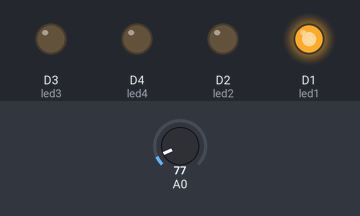
Bench run of a sketch on a simulated ESP8266 (NodeMCU). Shown: output pins drawn as LEDs (lit = HIGH). The test bench sets the inputs (shaded band); at power-on: A0 = 77. What the sketch prints to the serial monitor is not drawn.

Above: at 2.7 s.
2.8 s: A0 set to 126
12.9 s: A0 set to 148
At 22.2 s:
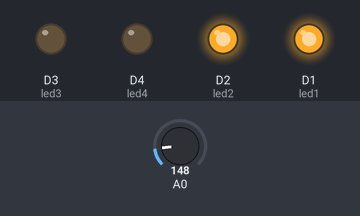
23.3 s: A0 set to 183
33.4 s: A0 set to 208
At 42.4 s:
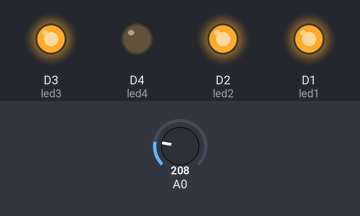
43.5 s: A0 set to 46
At 52.5 s:
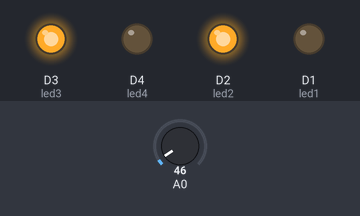
Timing chart, 0 to 54.0 s (numbered marks = the images above; inputs shaded):
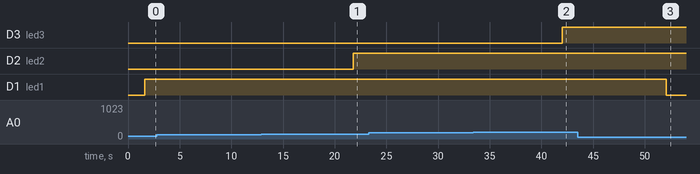

The sketch:

volt.ino
```cpp
 //********************* LM35 data show in Adafruit.io cloud*********************
#include "config.h"
//#include<dht.h>
//dht DHT;
int led1 = D1;
int led2 = D2;
int led3 = D3;
int led4 = D4;
String g = " ";
AdafruitIO_Feed *potet = io.feed("potet");

void setup() {

  Serial.begin(115200);
  pinMode(A0,INPUT);
  pinMode(led1,OUTPUT);
  pinMode(led2,OUTPUT);
  pinMode(led3,OUTPUT);
  pinMode(led4,OUTPUT);
  digitalWrite(led1,LOW);
  digitalWrite(led2,LOW);
  digitalWrite(led3,LOW);
  digitalWrite(led4,LOW);
  while(! Serial);

  Serial.print("Connecting to Adafruit IO");
  io.connect();

   while(io.status() < AIO_CONNECTED) {
    Serial.print(".");
    delay(500);
  }

  // we are connected
  Serial.println();
  Serial.println(io.statusText());
}

void loop() {
  io.run();
  int a= analogRead(A0);
  //Serial.println(a);


if(a<=69)
{
  Serial.println("0V");
  digitalWrite(led1,LOW);
  g="0V";
}

// 1v
else if(a<=133)
{
  digitalWrite(led1,HIGH);
  digitalWrite(led2,LOW);
  Serial.println("1V");
  g="1V";
}


//// 2v
//else if(a<=160)
//{
//  Serial.println("2V");
//}

//3v
else if(a<=198)
{
   digitalWrite(led2,HIGH);
   digitalWrite(led3,LOW);
  Serial.println("2V");
  g="2V";
}
else if(a<=261)
{
  digitalWrite(led3,HIGH);
  digitalWrite(led4,LOW);
  Serial.println("3V");
  g="3V";
}
// 2v
else if(a<=325)
{
  digitalWrite(led4,HIGH);
  Serial.println("4V");
  g="4V";
}

//3v
else if(a<=387)
{
  Serial.println("5V");
  g="5V";
}
else if(a<=451)
{
  Serial.println("6V");
  g="6V";
}
// 2v
else if(a<=514)
{
  Serial.println("7V");
  g="7V";
}

//3v
else if(a<=578)
{
  Serial.println("8V");
  g="8V";
}
else if(a<=640)
{
  Serial.println("9V");
  g="9V";
}
// 2v
else if(a<=705)
{
  Serial.println("10V");
  g="10V";
}

//3v
else if(a<=768)
{
  Serial.println("11V");
  g="11V";
}
else if(a<=800)
{
  Serial.println("12V");
  g="12V";
}

else if(a<=810)
{
  Serial.println("Relay operate cut off suplly");
  g="Cut Supply battery full charge";
}

   potet->save(g);
   delay(10000);
  }
```

config.h
```cpp
/************************ Adafruit IO Config *******************************/

// visit io.adafruit.com if you need to create an account,
// or if you need your Adafruit IO key.
#define IO_USERNAME    "pardeepnain"
#define IO_KEY         "2f91e51d8d1a466e915866e226e5a341"

/******************************* WIFI **************************************/

// the AdafruitIO_WiFi client will work with the following boards:
//   - HUZZAH ESP8266 Breakout -> https://www.adafruit.com/products/2471
//   - Feather HUZZAH ESP8266 -> https://www.adafruit.com/products/2821
//   - Feather M0 WiFi -> https://www.adafruit.com/products/3010
//   - Feather WICED -> https://www.adafruit.com/products/3056

#define WIFI_SSID       "pardeep"
#define WIFI_PASS       "12345678"

// comment out the following two lines if you are using fona or ethernet
#include "AdafruitIO_WiFi.h"
AdafruitIO_WiFi io(IO_USERNAME, IO_KEY, WIFI_SSID, WIFI_PASS);


/******************************* FONA **************************************/

// the AdafruitIO_FONA client will work with the following boards:
//   - Feather 32u4 FONA -> https://www.adafruit.com/product/3027

// uncomment the following two lines for 32u4 FONA,
// and comment out the AdafruitIO_WiFi client in the WIFI section
// #include "AdafruitIO_FONA.h"
// AdafruitIO_FONA io(IO_USERNAME, IO_KEY);


/**************************** ETHERNET ************************************/

// the AdafruitIO_Ethernet client will work with the following boards:
//   - Ethernet FeatherWing -> https://www.adafruit.com/products/3201

// uncomment the following two lines for ethernet,
// and comment out the AdafruitIO_WiFi client in the WIFI section
// #include "AdafruitIO_Ethernet.h"
// AdafruitIO_Ethernet io(IO_USERNAME, IO_KEY);
```

Measured:
- the behaviour switches between 133 and 134 on A0 (found by bisection; images 0 and 1)
- the behaviour switches between 198 and 199 on A0 (found by bisection; images 1 and 2)
- after the input at 2.8 s, every drawn part: stays the same
- after the input at 12.9 s, D2 (led2): LOW → HIGH after 8.9 s
- after the input at 23.3 s, every drawn part: stays the same
- after the input at 33.4 s, D3 (led3): LOW → HIGH after 8.6 s
- after the input at 43.5 s, D1 (led1): HIGH → LOW after 8.6 s
